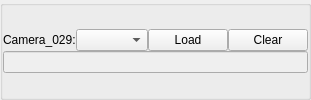
                          <widget class="QGroupBox" name="camera_index_groupBox_29">
                           <property name="title">
                            <string/>
                           </property>
                           <layout class="QGridLayout" name="gridLayout_32">
                            <property name="leftMargin">
                             <number>0</number>
                            </property>
                            <property name="topMargin">
                             <number>0</number>
                            </property>
                            <property name="rightMargin">
                             <number>0</number>
                            </property>
                            <property name="bottomMargin">
                             <number>0</number>
                            </property>
                            <property name="spacing">
                             <number>0</number>
                            </property>
                            <item row="0" column="0">
                             <layout class="QVBoxLayout" name="verticalLayout_34">
                              <item>
                               <layout class="QHBoxLayout" name="horizontalLayout_61" stretch="0,1,0,0">
                                <item>
                                 <widget class="QLabel" name="camera_index_label_29">
                                  <property name="text">
                                   <string>Camera_029:</string>
                                  </property>
                                 </widget>
                                </item>
                                <item>
                                 <widget class="QComboBox" name="camera_index_comboBox_29"/>
                                </item>
                                <item>
                                 <widget class="QPushButton" name="camera_index_pushButton_29">
                                  <property name="text">
                                   <string>Load</string>
                                  </property>
                                 </widget>
                                </item>
                                <item>
                                 <widget class="QPushButton" name="camera_index_clear_pushButton_29">
                                  <property name="text">
                                   <string>Clear</string>
                                  </property>
                                 </widget>
                                </item>
                               </layout>
                              </item>
                              <item>
                               <layout class="QHBoxLayout" name="horizontalLayout_62">
                                <item>
                                 <widget class="QLineEdit" name="camera_index_lineEdit_29">
                                  <property name="enabled">
                                   <bool>false</bool>
                                  </property>
                                 </widget>
                                </item>
                               </layout>
                              </item>
                             </layout>
                            </item>
                           </layout>
                          </widget>
